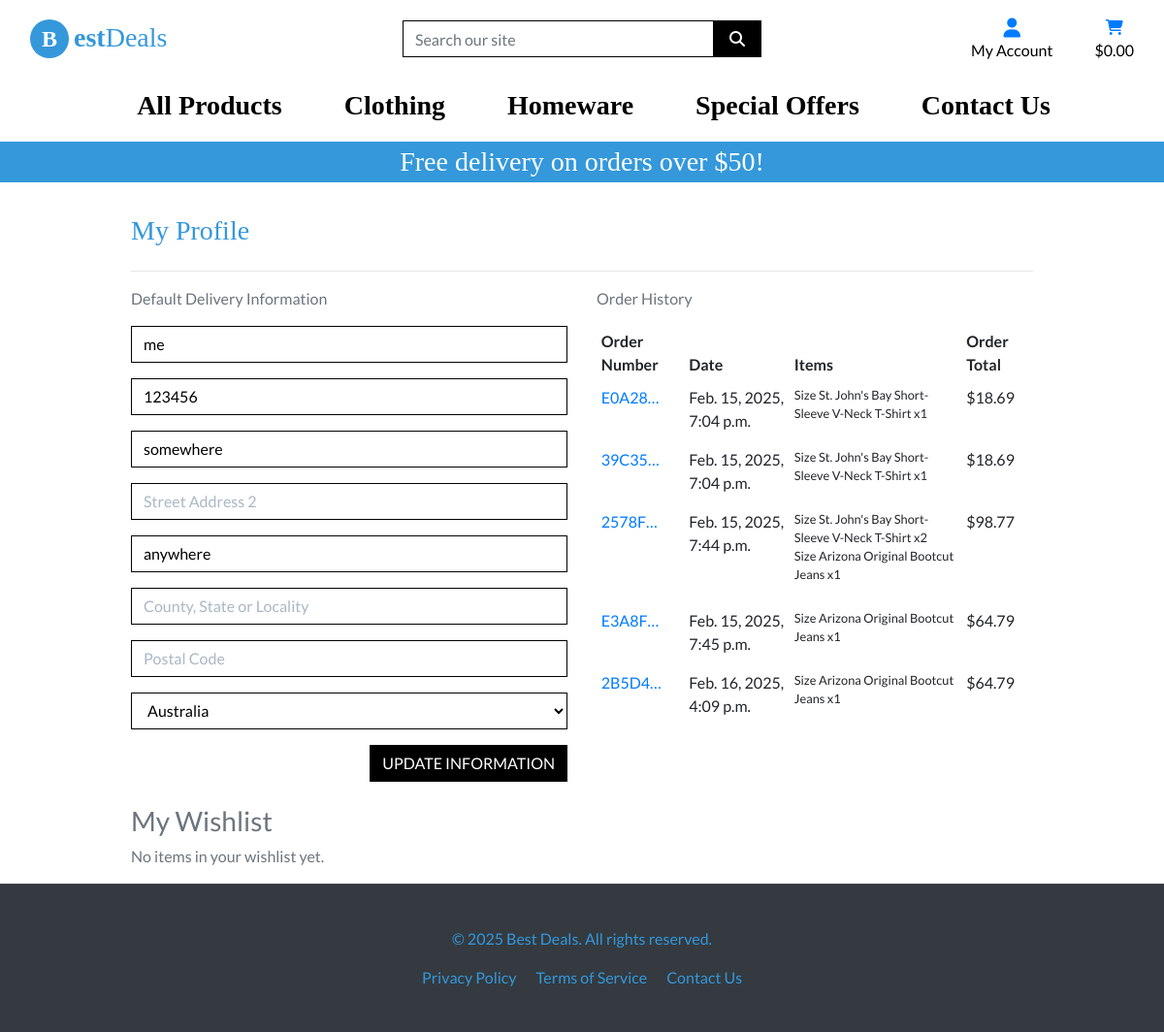
The app's page /profile/ (signed in), older data.
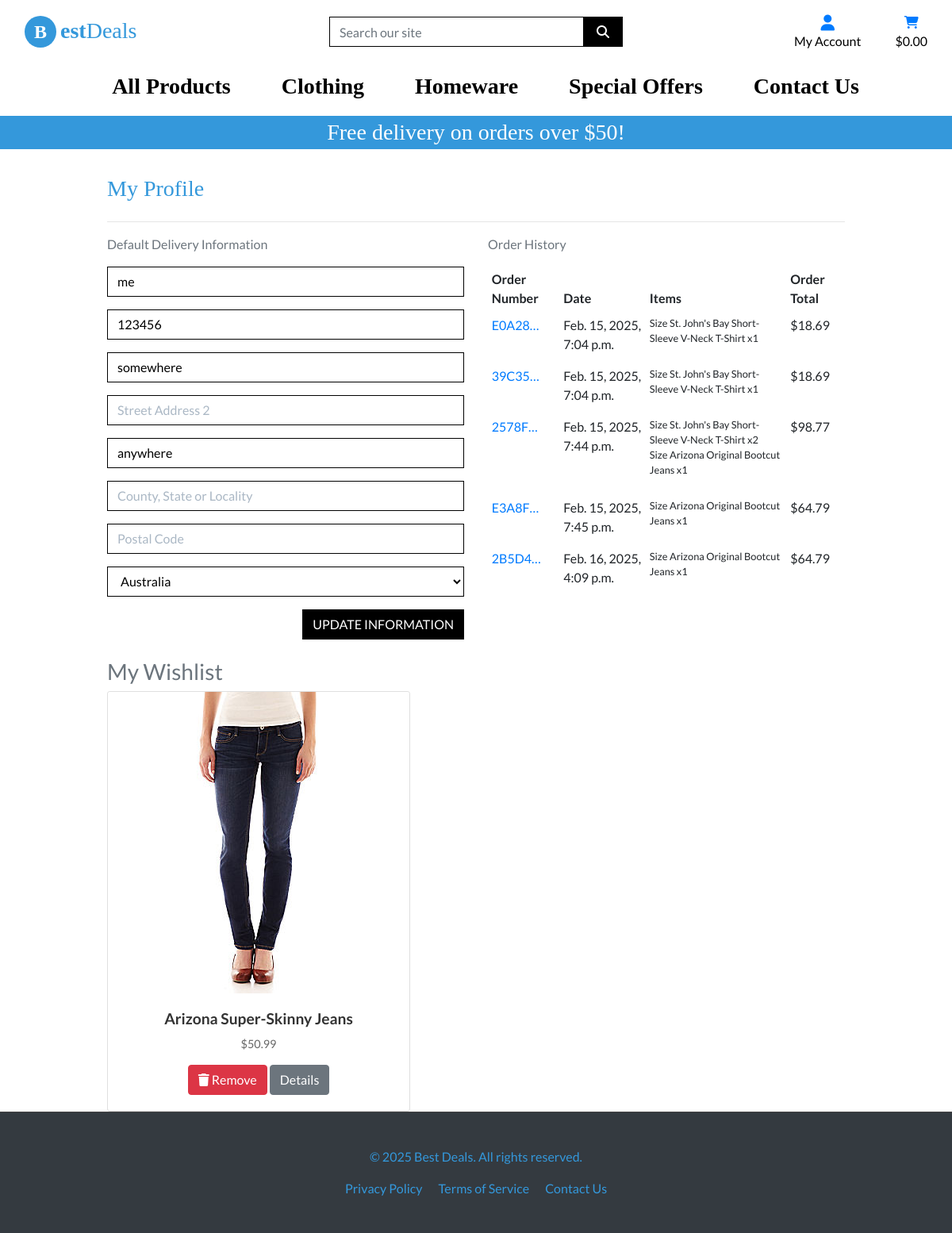
The same page, newer data.
### checkout/models.py (models this page shows, shortened)
class Order(models.Model):
    order_number = models.CharField(max_length=32, null=False, editable=False)
    user_profile = models.ForeignKey(UserProfile, on_delete=models.SET_NULL,
                                     null=True, blank=True, related_name='orders')
    full_name = models.CharField(max_length=50, null=False, blank=False)
    email = models.EmailField(max_length=254, null=False, blank=False)
    phone_number = models.CharField(max_length=20, null=False, blank=False)
    country = CountryField(blank_label= 'Country *', null=False, blank=False)
    postcode = models.CharField(max_length=20, null=True, blank=True)
    town_or_city = models.CharField(max_length=40, null=False, blank=False)
    street_address1 = models.CharField(max_length=80, null=False, blank=False)
    street_address2 = models.CharField(max_length=80, null=True, blank=True)
    county = models.CharField(max_length=80, null=True, blank=True)
    date = models.DateTimeField(auto_now_add=True)
    delivery_cost = models.DecimalField(max_digits=6, decimal_places=2, null=False, default=0)
    order_total = models.DecimalField(max_digits=10, decimal_places=2, null=False, default=0)
    vat = models.DecimalField(max_digits=6, decimal_places=2, null=False, default=0)
    grand_total = models.DecimalField(max_digits=10, decimal_places=2, null=False, default=0)
    original_bag = models.TextField(null=False, blank=False, default='')
    stripe_pid = models.CharField(max_length=254, null=False, blank=False, default='')
    VAT_PERCENTAGE = Decimal('20.0')  # 20% VAT rate

class OrderLineItem(models.Model):
    order = models.ForeignKey(Order, null=False, blank=False, on_delete=models.CASCADE, related_name='lineitems')
    product = models.ForeignKey(Product, null=False, blank=False, on_delete=models.CASCADE)
    product_size = models.CharField(max_length=2, null=True, blank=True)  # XS, S, M, L, XL
    quantity = models.IntegerField(null=False, blank=False, default=0)
    lineitem_total = models.DecimalField(max_digits=6, decimal_places=2, null=False, blank=False, editable=False)

### products/models.py (models this page shows, shortened)
class Product(models.Model):
    category = models.ForeignKey('Category', null=True, blank=True, on_delete=models.SET_NULL)
    sku = models.CharField(max_length=254, null=True, blank=True)
    name = models.CharField(max_length=254)
    description = models.TextField()
    has_sizes = models.BooleanField(default=False, null=True, blank=True)
    price = models.DecimalField(max_digits=6, decimal_places=2)
    rating = models.DecimalField(max_digits=6, decimal_places=2, null=True, blank=True)
    image_url = models.URLField(max_length=1024, null=True, blank=True)
    image = models.ImageField(null=True, blank=True)
    vat_applicable = models.BooleanField(default=False)

### profiles/models.py (models this page shows, shortened)
class Wishlist(models.Model):
    user = models.ForeignKey(UserProfile, on_delete=models.CASCADE, related_name="wishlist")
    product = models.ForeignKey(Product, on_delete=models.SET_NULL, null=True)
    added_on = models.DateTimeField(auto_now_add=True)

### profiles/views.py (the view)
# urls.py: path('profile/', include('profiles.urls')),
@login_required
def profile(request):
    profile = get_object_or_404(UserProfile, user=request.user)
    if request.method == 'POST':
        form = UserProfileForm(request.POST, instance=profile)
        if form.is_valid():
            form.save()
            messages.success(request, 'Profile updated successfully')
        else:
            messages.error(request, 'Update failed. Please ensure the form is valid.')
    else:
        form = UserProfileForm(instance=profile)
    orders = Order.objects.filter(user_profile=profile)
    wishlist_items = Wishlist.objects.filter(user=profile)
    template = 'profiles/profile.html'
    context = {
        'form': form,
        'orders': orders,
        'wishlist': wishlist_items,
        'on_profile_page': True
    }
    return render(request, template, context)

### profiles/forms.py
class UserProfileForm(forms.ModelForm):
    class Meta:
        model = UserProfile
        exclude = ('user',)
    def __init__(self, *args, **kwargs):
        super().__init__(*args, **kwargs)
        placeholders = {
            'get_full_name' : 'Full name',
            'default_phone_number': 'Phone Number',
            'default_postcode': 'Postal Code',
            'default_town_or_city': 'Town or City',
            'default_street_address1': 'Street Address 1',
            'default_street_address2': 'Street Address 2',
            'default_county': 'County, State or Locality',
        }
        self.fields['default_phone_number'].widget.attrs['autofocus'] = True
        for field in self.fields:
            if field != 'default_country':
                if self.fields[field].required:
                    placeholder = f'{placeholders[field]} *'
                else:
                    placeholder = placeholders[field]
                self.fields[field].widget.attrs['placeholder'] = placeholder
            self.fields[field].widget.attrs['class'] = 'border-black rounded-0 profile-form-input'
            self.fields[field].label = False

### profiles/templates/profiles/profile.html (shortened to what the changed rows need)
{% extends "base.html" %}
{% load static %}
{% load bag_tools %}
{% block extra_css %}
    <link rel="stylesheet" href="{% static 'profiles/css/profile.css' %}">
{% endblock %}
{% block content %}
<div class="container">
    <div class="row">
        <div class="col">
            <h2 class="logo-font mb-4 just-ma">My Profile</h2>
        </div>
    </div>
    <div class="row">
        <div class="col-12 col-lg-6">
            <div class="order-history table-responsive">
                <table class="table table-sm table-borderless">
                    <thead>
                        <tr>
                            <th>Order Number</th>
                            <th>Date</th>
                            <th>Items</th>
                            <th>Order Total</th>
                        </tr>
                    </thead>
                    <tbody>
                        {% for order in orders %}
                            <tr>
                                <td>
                                    <a href="{% url 'order_history' order.order_number %}"
                                    title="{{ order.order_number }}">
                                        {{ order.order_number|truncatechars:6 }}
                                    </a>
                                </td>
                                <td>{{ order.date }}</td>
                                <td>
                                    <ul class="list-unstyled">
                                        {% for item in order.lineitems.all %}
                                            <li class="small">
                                                {% if item.product.has_sizes %}
                                                    Size {{ item.product.size|upper }}
                                                {% endif %}{{ item.product.name }} x{{ item.quantity }}
                                            </li>
                                        {% endfor %}
                                    </ul>
                                </td>
                                <td>${{ order.grand_total }}</td>
                            </tr>
                        {% endfor %}
                    </tbody>
                </table>
            </div>
        </div>
    </div>
<div class="row mt-4">
    <div class="col-12">
        <div class="wishlist-items d-flex flex-wrap">
            {% if wishlist %}
                {% for item in wishlist %}
                    {% if item.product %}
                        <div class="wishlist-card card">
                            <a href="{% url 'product_detail' item.product.id %}">
                                {% if item.product.image %}
                                    <img class="card-img-top w-100" src="{{ item.product.image.url }}" alt="{{ item.product.name }}">
                                {% else %}
                                    <img class="card-img-top w-100" src="{{ MEDIA_URL }}noimage.png" alt="{{ item.product.name }}">
                                {% endif %}
                            </a>
                            <div class="card-body text-center">
                                <h5 class="card-title">{{ item.product.name }}</h5>
                                <p class="card-text">${{ item.product.price }}</p>
                                <div class="wishlist-buttons">
                                    <a href="{% url 'remove_from_wishlist' item.product.id %}" class="btn btn-danger">
                                        <i class="fas fa-trash"></i> Remove
                                    </a>
                                    <a href="{% url 'product_detail' item.product.id %}" class="btn btn-secondary">
                                        Details
                                    </a>
                                </div>
                            </div>
                        </div>
                    {% endif %}
                {% endfor %}
            {% else %}
                <p class="text-muted">No items in your wishlist yet.</p>
            {% endif %}
        </div>
    </div>
</div>
</div>
{% endblock %}

Row changes from the older to the newer data that the page shows:
added Wishlist: product.image (picture), product.name "Arizona Super-Skinny Jeans", product.price "50.99"
Text that changed along with them:
text no longer shown: "No items in your wishlist yet."
